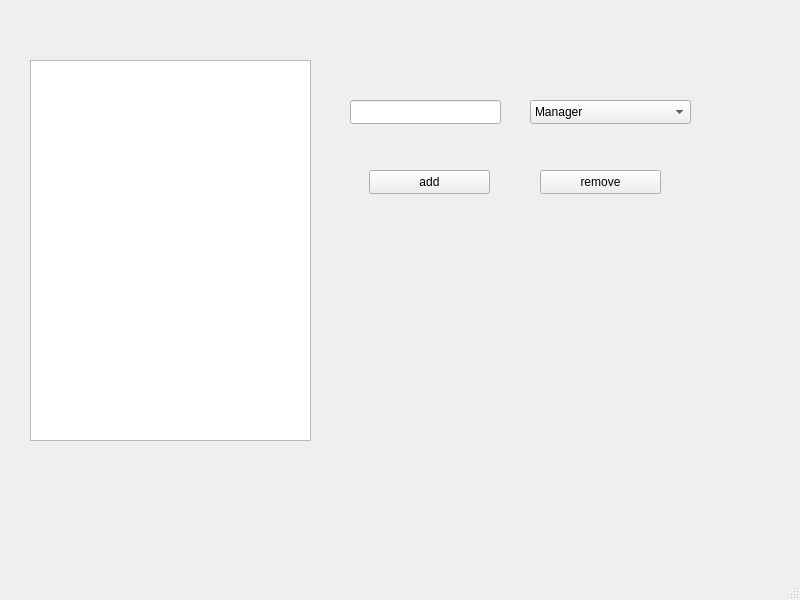
<?xml version="1.0" encoding="UTF-8"?>
<ui version="4.0">
 <class>MainWindow</class>
 <widget class="QMainWindow" name="MainWindow">
  <property name="geometry">
   <rect>
    <x>0</x>
    <y>0</y>
    <width>800</width>
    <height>600</height>
   </rect>
  </property>
  <property name="windowTitle">
   <string>MainWindow</string>
  </property>
  <widget class="QWidget" name="centralwidget">
   <widget class="QListWidget" name="workers_list">
    <property name="geometry">
     <rect>
      <x>30</x>
      <y>60</y>
      <width>281</width>
      <height>381</height>
     </rect>
    </property>
   </widget>
   <widget class="QLineEdit" name="edit_name">
    <property name="geometry">
     <rect>
      <x>350</x>
      <y>100</y>
      <width>151</width>
      <height>24</height>
     </rect>
    </property>
   </widget>
   <widget class="QComboBox" name="combo_status">
    <property name="geometry">
     <rect>
      <x>530</x>
      <y>100</y>
      <width>161</width>
      <height>24</height>
     </rect>
    </property>
    <item>
     <property name="text">
      <string>Manager</string>
     </property>
    </item>
    <item>
     <property name="text">
      <string>Employee</string>
     </property>
    </item>
    <item>
     <property name="text">
      <string>Director</string>
     </property>
    </item>
   </widget>
   <widget class="QPushButton" name="add_btn">
    <property name="geometry">
     <rect>
      <x>369</x>
      <y>170</y>
      <width>121</width>
      <height>24</height>
     </rect>
    </property>
    <property name="text">
     <string>add</string>
    </property>
   </widget>
   <widget class="QPushButton" name="remove_btn">
    <property name="geometry">
     <rect>
      <x>540</x>
      <y>170</y>
      <width>121</width>
      <height>24</height>
     </rect>
    </property>
    <property name="text">
     <string>remove</string>
    </property>
   </widget>
  </widget>
  <widget class="QMenuBar" name="menubar">
   <property name="geometry">
    <rect>
     <x>0</x>
     <y>0</y>
     <width>800</width>
     <height>21</height>
    </rect>
   </property>
  </widget>
  <widget class="QStatusBar" name="statusbar"/>
 </widget>
 <resources/>
 <connections/>
</ui>
